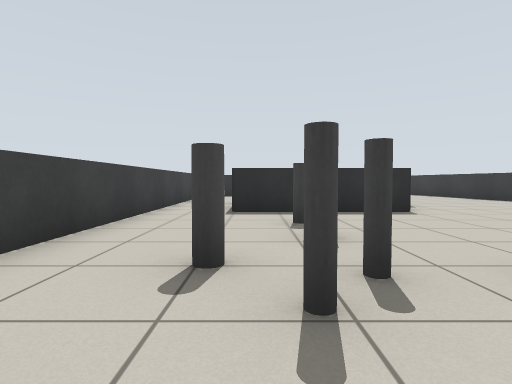
view 1 (above)

22 first-person views from a walk through a robot-simulator world made for Gazebo. The camera is 0.7 m above the floor, tilts 2° down and sees 80° across. Floor lines are 1 m apart. The floor is counted in squares, 1 m on a side. Each view is taken from the middle of a square. On the plan, view 1 faces up. The plan holds only what a view shows up to about 10 squares ahead; the rest is blank. The place goes on beyond the plan. Robots are left out.

view 2
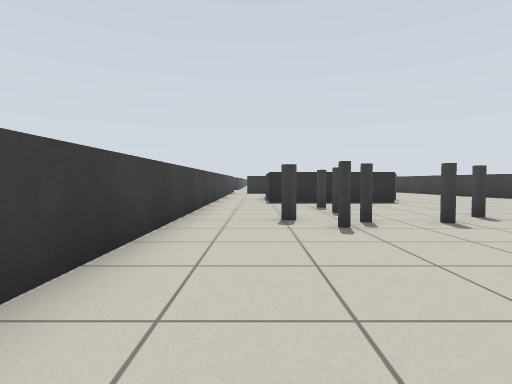

view 3
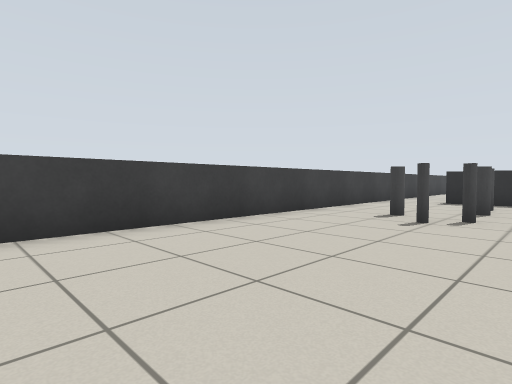

view 4
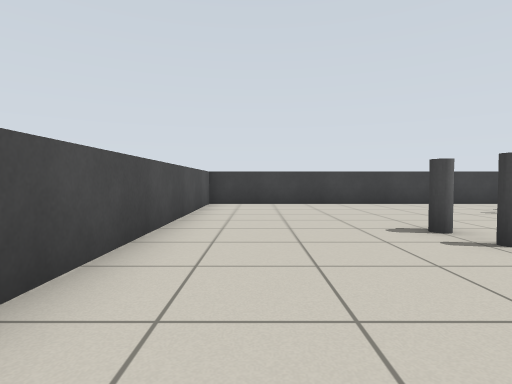

view 5
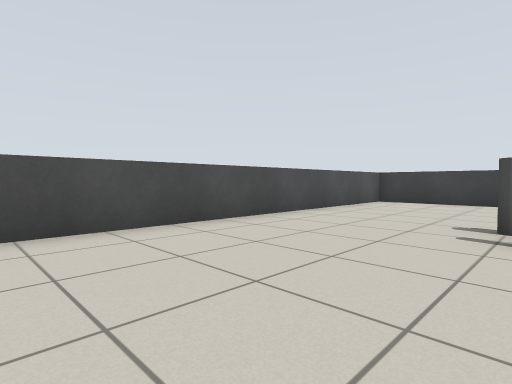

view 6
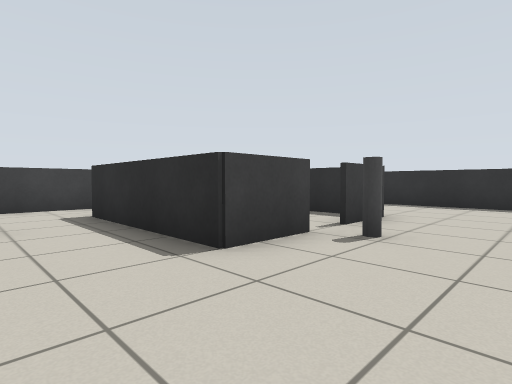

view 7
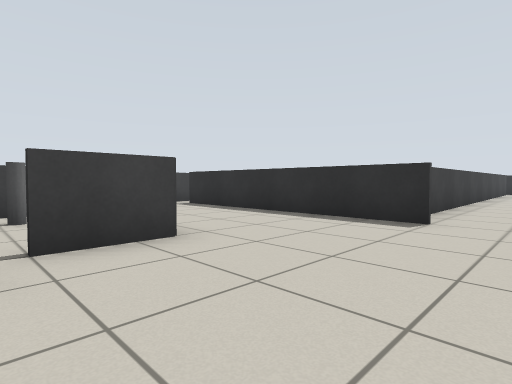

view 8
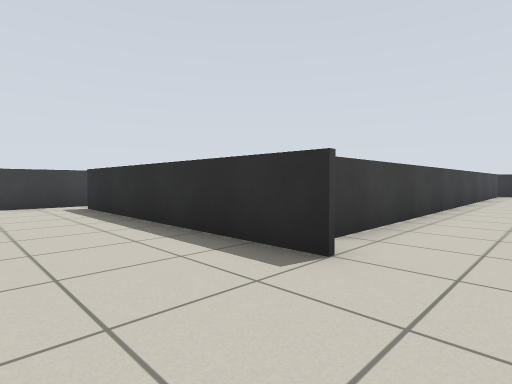

view 9
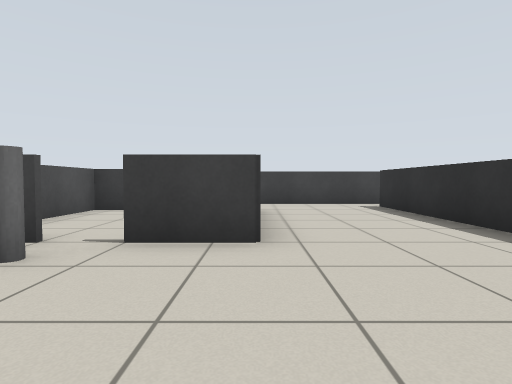

view 10
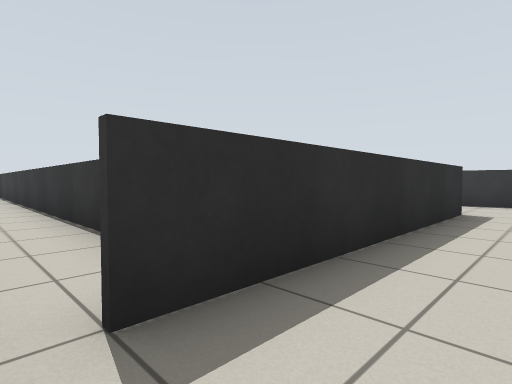

view 11
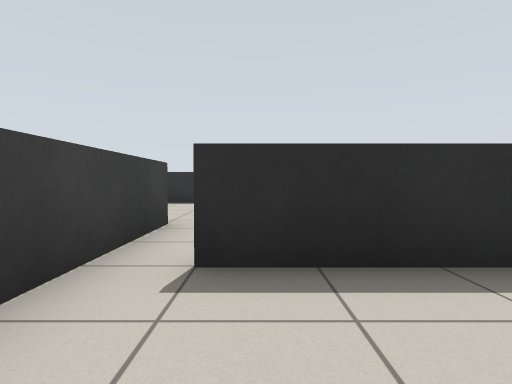

view 12
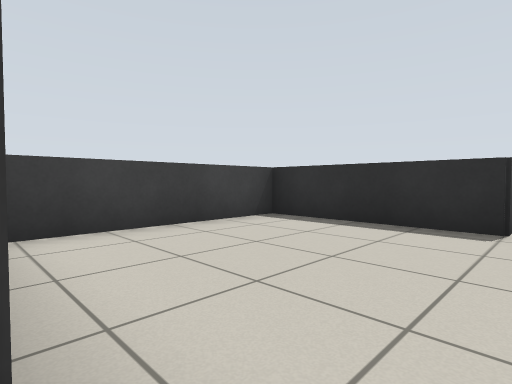

view 13
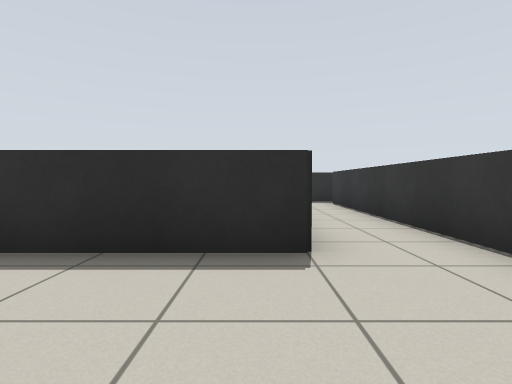

view 14
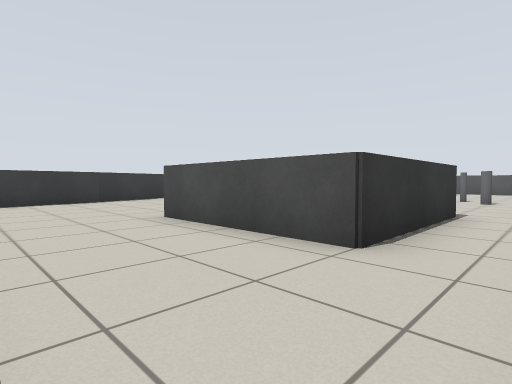

view 15
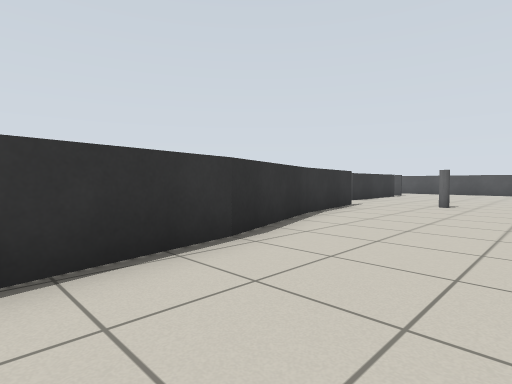

view 16
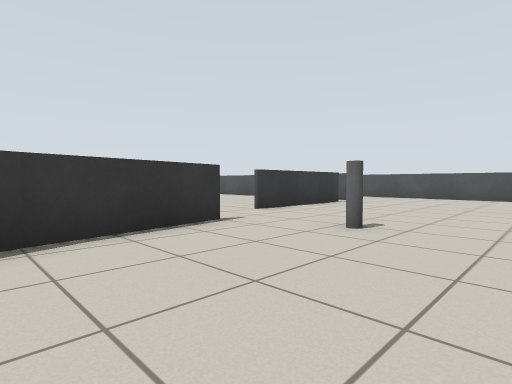

view 17
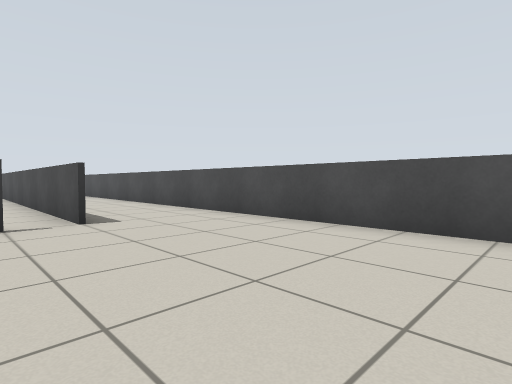

view 18
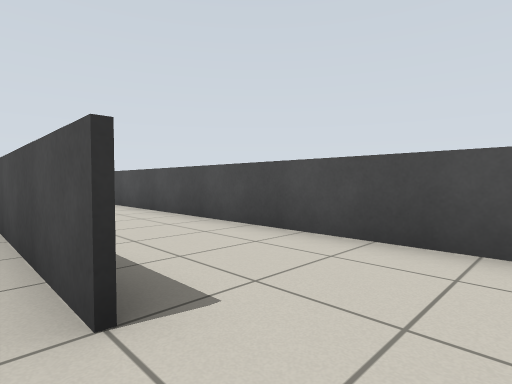

view 19
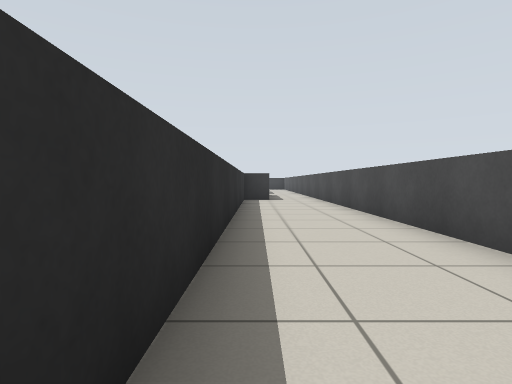

view 20
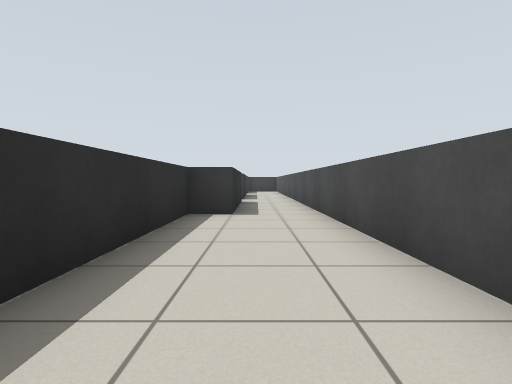

view 21
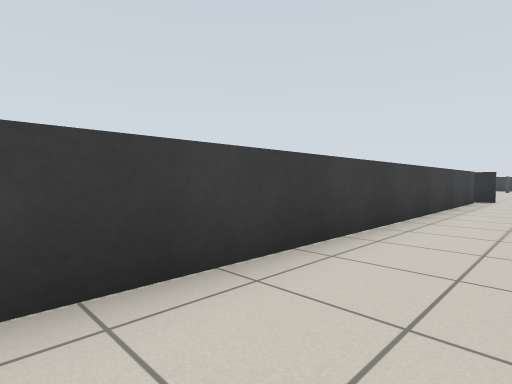

view 22
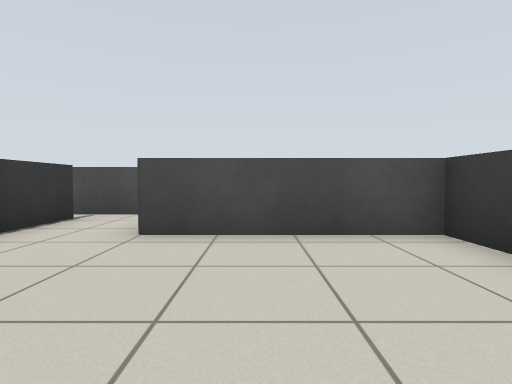

### Floor plan
Key: @ floor where view 1 was taken; # wall or solid block; . floor; = window, fence, low wall or low ledge; P grey pole; C grey cylinder; I pillar.
Columns run from 7 left of view 1 to 24 right of it. Each row starts with its distance up from view 1.
 29       =     =.
 28       =     =.
 27       =     =.
 26      .=     =.
 25      .==    =.
 24      .==    =.
 23      .==    =.
 22  ====.==    =.
 21 =.....=     =..
 20 =.....=     =..
 19 =.....=     =..
 18 =.....=     =..
 17 =====.==    =..
 16     =.==    =..
 15     =.=======..=
 14     =.======...=
 13     =..........==
 12     =...........=
 11     =.=====.....=
 10     =.= I.==....=
  9     =.=  .=P....==
  8     =.= ..==.....=
  7     =.=====......=
  6     =............=
  5     =...P........==
  4     =...C......P...
  3     =..C..P. .......
  2     =..PPP.   ....=.
  1     =......   ....=
  0     =..@..    ....=
 -1     =.....CP......=
 -2     =.....................
 -3     =..............===========##
 -4     =...........................
 -5     =...........................
 -6      ===========================

Where each view was taken, in squares from view 1:
view 1: 0 up, 0 right, facing up
view 2: 3 down, 1 left, facing up
view 3: 4 down, 2 right, facing up-left
view 4: 4 down, 7 right, facing left
view 5: 1 down, 8 right, facing down-left
view 6: 5 up, 6 right, facing up-left
view 7: 9 up, 7 right, facing up-left
view 8: 12 up, 7 right, facing up-left
view 9: 11 up, 7 right, facing left
view 10: 13 up, 2 left, facing up-right
view 11: 12 up, 1 left, facing up
view 12: 17 up, 2 left, facing up-left
view 13: 19 up, 3 left, facing up
view 14: 14 up, 2 left, facing down-right
view 15: 13 up, 6 right, facing down-right
view 16: 8 up, 6 right, facing down-right
view 17: 1 down, 6 right, facing down-right
view 18: 2 down, 10 right, facing down-right
view 19: 3 down, 11 right, facing right
view 20: 4 down, 16 right, facing right
view 21: 17 up, 7 right, facing up-left
view 22: 21 up, 4 left, facing down
